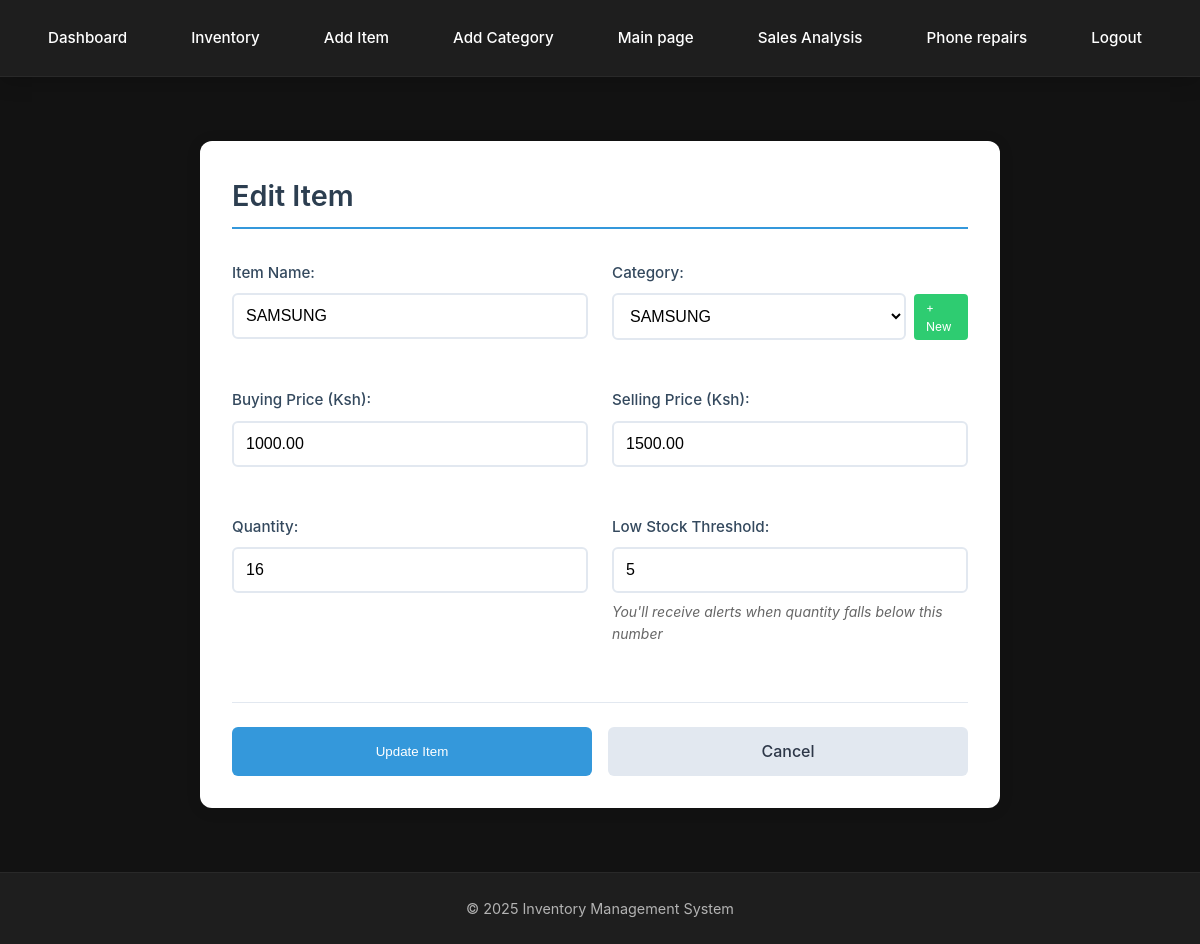
The page /inventory/items/5/edit/ on the database its author committed.
### APPS/inventory/models.py (models this page shows, shortened)
class Item(models.Model):
    name = models.CharField(max_length=255)
    category = models.ForeignKey(Category, on_delete=models.CASCADE)
    buying_price = models.DecimalField(max_digits=10, decimal_places=2)
    selling_price = models.DecimalField(max_digits=10, decimal_places=2)
    quantity = models.PositiveIntegerField()
    low_stock_threshold = models.PositiveIntegerField(default=5)  # Alerts when below this

### APPS/inventory/views.py (the view, shortened to what this page needs)
# urls.py: path('items/<int:pk>/edit/', views.ItemUpdateView.as_view(), name='item_update'),
class ItemUpdateView(UpdateView):
    model = Item
    form_class = ItemForm
    template_name = 'inventory/item_form.html'
    success_url = reverse_lazy('item_list')

### APPS/inventory/forms.py (shortened to what this page needs)
class ItemForm(forms.ModelForm):
    class Meta:
        model = Item
        fields = ['name', 'category', 'buying_price', 'selling_price', 'quantity', 'low_stock_threshold']
    def __init__(self, *args, **kwargs):
        super().__init__(*args, **kwargs)
        self.fields['category'].queryset = Category.objects.all()
        self.fields['category'].empty_label = "Select a category"

### APPS/inventory/models.py (called while the page is built)
    def __str__(self):
        return self.name

### APPS/inventory/templates/inventory/item_form.html (shortened to what this page needs)
{% extends 'inventory/base.html' %}
{% block content %}
<div class="form-container">
    <h1 class="page-title">{% if form.instance.id %}Edit Item{% else %}Add New Item{% endif %}</h1>
    <form method="post">
        <div class="form-grid">
            <div class="form-group">
                <label for="{{ form.name.id_for_label }}">Item Name:</label>
                {{ form.name }}
            </div>
            <div class="form-group">
                <label for="{{ form.category.id_for_label }}">Category:</label>
                <div style="display: flex; align-items: center;">
                    {{ form.category }}
                    <a href="{% url 'category_create' %}" class="button small">+ New</a>
                </div>
            </div>
            <div class="form-group">
                <label for="{{ form.buying_price.id_for_label }}">Buying Price (Ksh):</label>
                {{ form.buying_price }}
            </div>
            <div class="form-group">
                <label for="{{ form.selling_price.id_for_label }}">Selling Price (Ksh):</label>
                {{ form.selling_price }}
            </div>
            <div class="form-group">
                <label for="{{ form.quantity.id_for_label }}">Quantity:</label>
                {{ form.quantity }}
            </div>
            <div class="form-group">
                <label for="{{ form.low_stock_threshold.id_for_label }}">Low Stock Threshold:</label>
                {{ form.low_stock_threshold }}
                <span class="helper-text">You'll receive alerts when quantity falls below this number</span>
            </div>
        </div>
        <div class="form-actions">
            <button type="submit">{% if form.instance.id %}Update Item{% else %}Create Item{% endif %}</button>
            <a href="{% url 'item_list' %}">Cancel</a>
        </div>
    </form>
</div>
{% endblock %}

### APPS/inventory/templates/inventory/base.html (style rules this page uses)
:root { --primary: #6c63ff; --primary-dark: #5a52d5; --secondary: #4CAF50; --background: #121212; --surface: #1e1e1e; --surface-lighter: #2d2d2d; --text: #ffffff; --text-secondary: #b3b3b3; --error: #ff5252; --success: #4CAF50; --warning: #fb8c00; --info: #2196F3; }
* { margin: 0; padding: 0; box-sizing: border-box; }
body { background-color: var(--background); color: var(--text); font-family: -apple-system, BlinkMacSystemFont, 'Segoe UI', Roboto, Oxygen, Ubuntu, Cantarell, sans-serif; line-height: 1.6; min-height: 100vh; display: flex; flex-direction: column; }

### APPS/inventory/templates/inventory/item_form.html (style rules this page uses)
.form-container { max-width: 800px; margin: 2rem auto; padding: 2rem; background: #ffffff; box-shadow: 0 2px 15px rgba(0, 0, 0, 0.1); border-radius: 12px; }
.page-title { color: #2c3e50; font-size: 1.8rem; font-weight: 600; margin-bottom: 2rem; padding-bottom: 0.5rem; border-bottom: 2px solid #3498db; }
.form-grid { display: grid; grid-template-columns: repeat(2, 1fr); gap: 1.5rem; }
.form-group { margin-bottom: 1.5rem; }
.form-group label { display: block; margin-bottom: 0.5rem; color: #34495e; font-weight: 500; font-size: 0.95rem; }
.form-group input, .form-group select { width: 100%; padding: 0.75rem; border: 2px solid #e2e8f0; border-radius: 6px; font-size: 1rem; transition: all 0.3s ease; background-color: #fff; }
.helper-text { display: block; color: #666; font-size: 0.875rem; margin-top: 0.5rem; font-style: italic; }
.button { display: inline-block; padding: 0.5rem 1rem; font-size: 0.875rem; color: #fff; background-color: #3498db; border-radius: 4px; text-decoration: none; transition: all 0.3s ease; border: none; cursor: pointer; }
.button.small { font-size: 0.75rem; padding: 0.25rem 0.75rem; margin-left: 0.5rem; background-color: #2ecc71; }
.form-actions { display: flex; gap: 1rem; margin-top: 2rem; padding-top: 1.5rem; border-top: 1px solid #e2e8f0; }
.form-actions button, .form-actions a { padding: 0.75rem 1.5rem; border-radius: 6px; font-weight: 500; text-decoration: none; transition: all 0.3s ease; cursor: pointer; }
.form-actions button { background-color: #3498db; color: white; border: none; flex: 1; }
.form-actions a { background-color: #e2e8f0; color: #2d3748; text-align: center; flex: 1; }
.form-container { animation: fadeIn 0.5s ease-out; }

### rows shown on the page
Item: name "SAMSUNG", category "SAMSUNG", buying_price "1000.00", selling_price "1500.00", quantity "16", low_stock_threshold "5"
